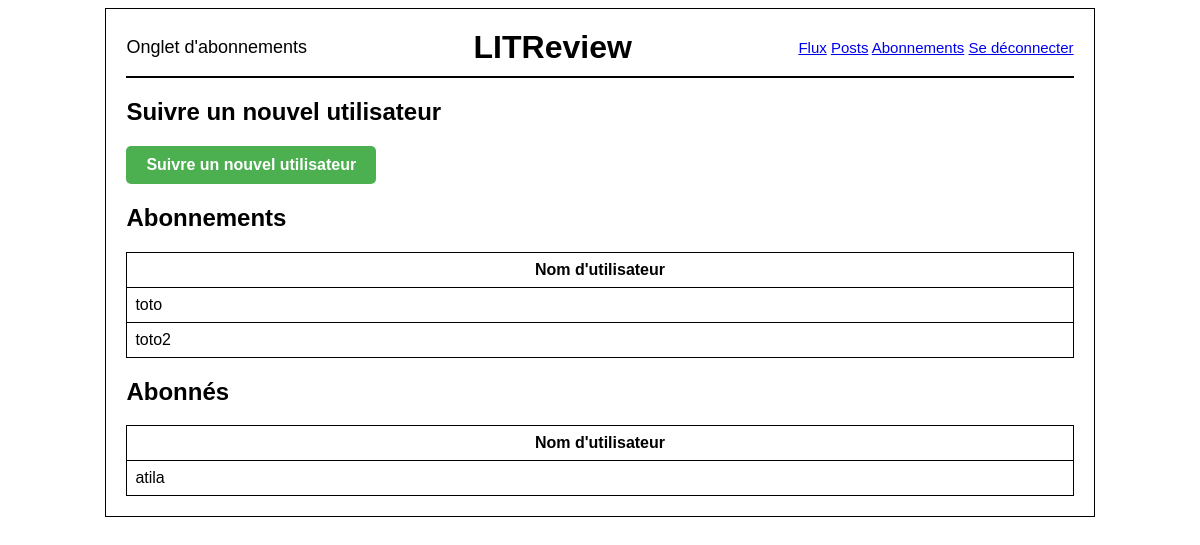
Screenshot of /user-followed/ (signed in) with the database file from the repository.
### review/models.py (models this page shows, shortened)
class UserFollows(models.Model):
    user = models.ForeignKey(User, on_delete=models.CASCADE, related_name='following')
    followed_user = models.ForeignKey(User, on_delete=models.CASCADE, related_name='followers')
    class Meta:
        unique_together = ('user', 'followed_user')

### authentification/models.py (models this page shows)
class User(AbstractUser):
    REVIEW_CREATOR = 'CREATOR'
    SUBSCRIBER = 'SUBSCRIBER'
    ROLE_CHOICES = (
        (REVIEW_CREATOR, 'créateur de review'),
        (SUBSCRIBER, 'abonné'),
    )
    role = models.CharField(max_length=30, choices=ROLE_CHOICES, verbose_name='rôle', default= REVIEW_CREATOR)
    follows = models.ManyToManyField(
        'self',
        limit_choices_to={'role': REVIEW_CREATOR},
        symmetrical=False,
        verbose_name='follow'
    )
    pass

### review/views.py (the view)
# urls.py: path('user-followed/', review.views.user_followed_list, name='user_followed_list'),
def user_followed_list(request):
    user = request.user
    users_followed = UserFollows.objects.filter(user=user)
    followers = UserFollows.objects.filter(followed_user=user)
    return render(request, 'review/user_followed_list.html', {
        'users_followed': users_followed,
        'followers': followers,
    })

### review/templates/review/user_followed_list.html
{% extends 'base.html' %}
{% block title %} Onglet d'abonnements {% endblock title %}
{% block content %}
<h2>Suivre un nouvel utilisateur</h2>
<a href="{% url 'user_followed_create' %}" style="
    display: inline-block;
    padding: 10px 20px;
    background-color: #4CAF50;
    color: white;
    text-align: center;
    border-radius: 5px;
    text-decoration: none;
    font-weight: bold;">
    Suivre un nouvel utilisateur
</a>
<h2>Abonnements</h2>
<table style="width:100%; border-collapse: collapse;">
    <tr>
        <th style="border: 1px solid black; padding: 8px;">Nom d'utilisateur</th>
    </tr>
    {% for user_followed in users_followed %}
    <tr>
        <td style="border: 1px solid black; padding: 8px;">{{ user_followed.followed_user.username }}</td>
    </tr>
    {% endfor %}
</table>
<h2>Abonnés</h2>
<table style="width:100%; border-collapse: collapse;">
    <tr>
        <th style="border: 1px solid black; padding: 8px;">Nom d'utilisateur</th>
    </tr>
    {% for follower in followers %}
    <tr>
        <td style="border: 1px solid black; padding: 8px;">{{ follower.user.username }}</td>
    </tr>
    {% endfor %}
</table>
{% endblock %}

### litrevu/templates/base.html (style rules this page uses)
body { font-family: Arial, sans-serif; }

### rows the page displays
UserFollows: followed_user.username "toto"
UserFollows: followed_user.username "toto2"
UserFollows: user.username "atila"
